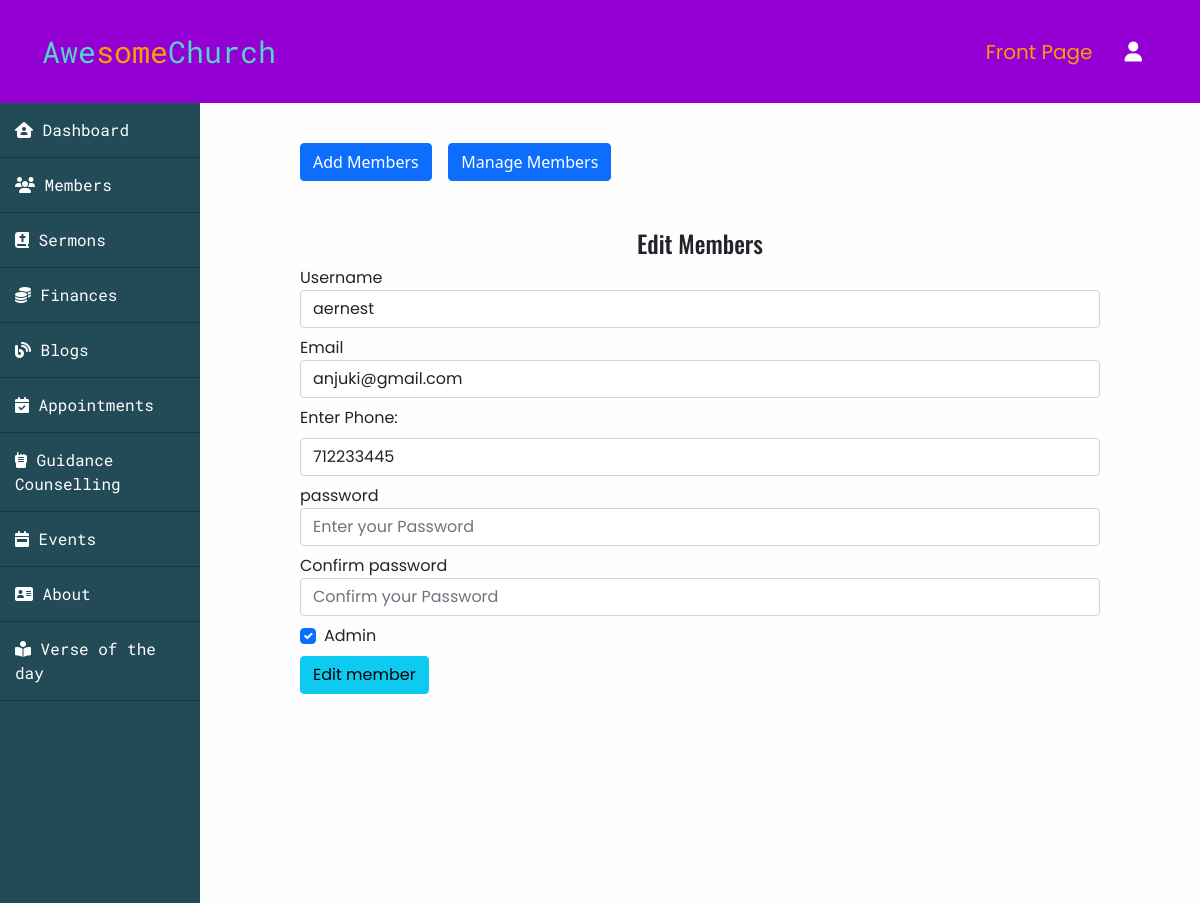
/admin/members/editMembers.php?id=1, run on the app's committed database.
### tables this page shows
CREATE TABLE `members` (
  `id` int(11) NOT NULL,
  `admin` tinyint(4) NOT NULL,
  `username` varchar(255) NOT NULL,
  `email` varchar(255) NOT NULL,
  `phone` int(10) NOT NULL,
  `password` varchar(255) NOT NULL
);

### app/controllers/members.php (called while the page is built, shortened)
<?php
    include(ROOT_PATH . "/app/database/db.php");
    $table = 'members';
    $password = '';
    $confPassword = '';
    if (isset($_GET['id'])) {
        $id = $_GET['id'];
        $user = selectOne($table, ['id' => $id]);
        $username = $user['username'];
        $email = $user['email'];
        $phone = $user['phone'];
        $admin = $user['admin'];
    }

### app/database/db.php (called while the page is built, shortened)
<?php
    require("connect.php");
    function executeQuery($sql, $data){
        global $conn;
        $stmt = $conn->prepare($sql);
        $values = array_values($data);
        $types = str_repeat('s', count($values));
        $stmt->bind_param($types, ...$values);
        $stmt->execute();
        return $stmt;
    }
    function selectOne($table, $conditions){
        $sql = "SELECT * FROM $table";
        $i = 0;
        foreach($conditions as $key => $value){
            if ($i === 0) {
                $sql = $sql . " WHERE $key = ?";
            }else{
                $sql = $sql . " AND $key = ?";
            }
            $i++;
        }
        $sql = $sql . " LIMIT 1";
        $stmt = executeQuery($sql, $conditions);
        $records = $stmt->get_result()->fetch_assoc();
        return $records;
    }

### admin/members/editMembers.php (the view, shortened to what this page needs)
<?php
    include(ROOT_PATH . "/app/controllers/members.php");
?>
<!DOCTYPE html>
<html lang="en">
<head>
    <link href="https://cdn.jsdelivr.net/npm/bootstrap@5.1.3/dist/css/bootstrap.min.css" rel="stylesheet">
    <link rel="stylesheet" href="https://cdnjs.cloudflare.com/ajax/libs/font-awesome/6.1.0/css/all.min.css" />
    <link rel="stylesheet" href="https://cdnjs.cloudflare.com/ajax/libs/OwlCarousel2/2.3.4/assets/owl.carousel.min.css" />
    <link rel="stylesheet" href="https://cdnjs.cloudflare.com/ajax/libs/OwlCarousel2/2.3.4/assets/owl.theme.default.min.css" />
    <link rel="stylesheet" href="<?php echo BASE_URL . "/assets/css/index.css" ?>">
    <link rel="stylesheet" href="<?php echo BASE_URL . "/assets/css/admin.css" ?>">
</head>
<body>
    <?php
        include(ROOT_PATH . '/app/includes/adminHeader.php');
    ?>
    <section class="admin-main-content">
        <?php
            include(ROOT_PATH . '/app/includes/innerAdminSideBarLinks.php');
        ?>
        <div class="admin-mainbar">
            <span><a href="<?php echo BASE_URL . "/admin/members/addMembers.php" ?>" class="btn btn-primary">Add Members</a></span> &nbsp;&nbsp;
            <span><a href="<?php echo BASE_URL . "/admin/members/index.php" ?>" class="btn btn-primary">Manage Members</a></span>
            <div class="py-5">
                <h4 class="font-oswald text-center">Edit Members</h4>
                <form action="editMembers.php" method="post" class="font-poppins">
                    <div class="mb-2">
                        <label for="user">Username</label>
                        <input type="text" name="username" id="username" value="<?php echo $username ?>" placeholder="John doe" class="form-control">
                    </div>
                    <div class="mb-2">
                        <label for="email">Email</label>
                        <input type="email" name="email" id="email" value="<?php echo $email ?>" placeholder="John doe@gmail.com" class="form-control">
                    </div>
                    <div class="mb-2">
                        <label for="phone" class="form-label">Enter Phone:</label>
                        <input type="number" class="form-control" name="phone" id="pnone" value="<?php echo $phone ?>" placeholder="Input your Phone Number">
                    </div>
                    <div class="mb-2">
                        <label for="password">password</label>
                        <input type="password" name="password" id="password" value="<?php echo $password ?>" class="form-control" placeholder="Enter your Password">
                    </div>
                    <div class="mb-2">
                        <label for="conf-password">Confirm password</label>
                        <input type="password" name="conf-password" id="conf-password" value="<?php echo $confPassword ?>" class="form-control" placeholder="Confirm your Password">
                    </div>
                    <div class="form-check mb-2">
                        <?php if(isset($admin) && $admin == 1): ?>
                            <input class="form-check-input" name="admin" type="checkbox" checked>
                            <label class="form-check-label">
                                Admin
                            </label>
                        <?php endif; ?>
                    </div>
                    <button class="btn btn-info" name="editMember" type="submit">Edit member</button>
                </form>
            </div>
        </div>
    </section>
</body>
</html>

### assets/css/index.css (style rules this page uses)
.font-oswald { font-family: 'Oswald', sans-serif; }
.font-poppins { font-family: 'Poppins', sans-serif; }
html, body { height: 100%; padding: 0px; margin: 0px; background: #fffeff; box-sizing: border-box; }

### assets/css/admin.css (style rules this page uses)
html, body { padding: 0px; margin: 0px; }
.admin-main-content { display: flex; height: calc(100% - 66px); flex-direction: row; height: 100%; }
.admin-main-content .admin-mainbar { flex: 8; height: auto; padding: 40px 100px 100px; overflow-y: scroll; }

### data on the page
members: username "aernest", email "anjuki@gmail.com", phone "712233445"
